Frame 1 (no input): blank canvas, image omitted
Frame 60 (no input): blank canvas, image omitted
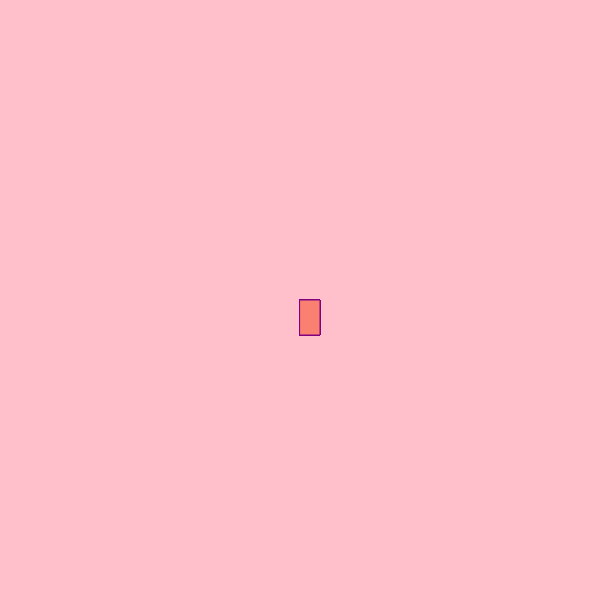
Frame 120 (the mouse pressed at the canvas centre since frame 60)

The p5.js sketch whose frames 1 and 60 were blank and that drew this single picture after the mouse press (run headless with seeded random() and noise() and a simulated clock; from frame 60 on, the mouse is pressed at the canvas centre):

// p5.js sketch
// ── sketch.js
function setup() {
    createCanvas(600, 600);
   background("pink");
  }
  
  function draw() {
  
    stroke("purple");
    fill("salmon");
  
    // console.log(mouseIsPressed);
  
    if (mouseIsPressed) {
      rect(mouseX, mouseY, 20, 35);
    }
  }
